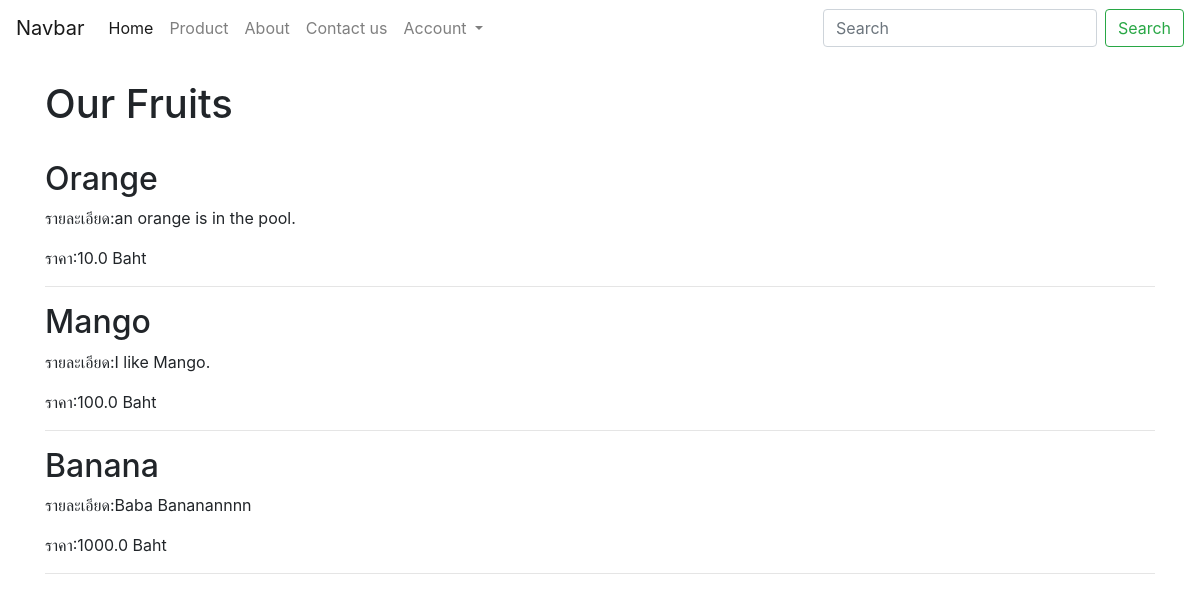
The app's page /product/ with its own data.
### company/models.py (models this page shows, shortened)
class ProductDemo(models.Model):
    name = models.CharField(max_length=100)
    detail = models.TextField(null=True, blank=True)
    price = models.FloatField(default=1)
    instock = models.BooleanField(default=True)

### company/views.py (the view)
# urls.py: path('product/', Product, name='product'),
def Product(request):
    data = ProductDemo.objects.all()
    context = {'data': data}
    return render(request, 'company/product.html', context)

### company/templates/company/product.html
{% extends 'company/base.html' %} {% block title %} Product {% endblock title %}
{% block content %}
<br>
<h1>Our Fruits</h1>
<br>
{% for product in data %}
<h2>{{ product.name }}</h2>
<p>รายละเอียด:{{ product.detail}}</p>
<p>ราคา:{{ product.price}} Baht</p>
<hr />
{% endfor %} {% endblock content %}

### records on screen
ProductDemo: name "Orange", detail "an orange is in the pool.", price "10.0"
ProductDemo: name "Mango", detail "I like Mango.", price "100.0"
ProductDemo: name "Banana", detail "Baba Bananannnn", price "1000.0"
